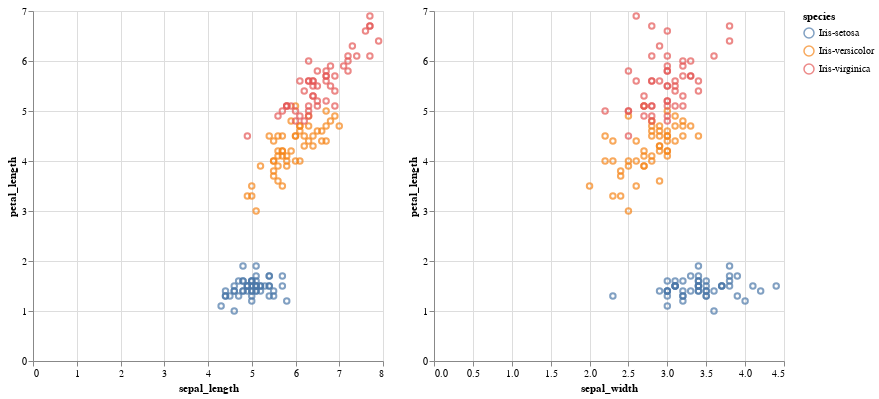

The cell this chart's notebook holds for it:
### Code cell
base = alt.Chart(df).mark_point().encode(
    alt.Y('petal_length:Q'),
    alt.Color('species:N')
).properties(
    width=350,
    height=350
)

base.encode(x='sepal_length:Q') | base.encode(x='sepal_width:Q')

### Figure 1 — Vega-Lite specification as saved in the notebook (floating-point values rounded to 4 significant figures; data arrays with more than 128 entries replaced by an {"elided": "..."} marker saying what was removed)
{"config": {"view": {"continuousWidth": 300, "continuousHeight": 300}}, "hconcat": [{"mark": {"type": "point"}, "encoding": {"color": {"field": "species", "type": "nominal"}, "x": {"field": "sepal_length", "type": "quantitative"}, "y": {"field": "petal_length", "type": "quantitative"}}, "height": 350, "width": 350}, {"mark": {"type": "point"}, "encoding": {"color": {"field": "species", "type": "nominal"}, "x": {"field": "sepal_width", "type": "quantitative"}, "y": {"field": "petal_length", "type": "quantitative"}}, "height": 350, "width": 350}], "data": {"name": "data-2d94771ea62125b445223a5fc16e2995"}, "$schema": "https://vega.github.io/schema/vega-lite/v5.8.0.json", "datasets": {"data-2d94771ea62125b445223a5fc16e2995": {"elided": "150 records"}}}
